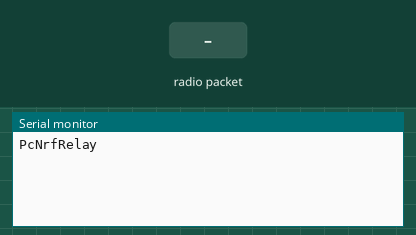
This sketch was run on a simulated Arduino Mega 2560, built with avr-gcc and run on an emulated ATmega2560. On the bench: the last lines printed to the serial monitor. The inputs (shaded band) are chosen by the test bench. No radio packets arrive unless stated.

Above: at 1.2 s.
1.3 s: radio packet "1" arrives
At 1.9 s:
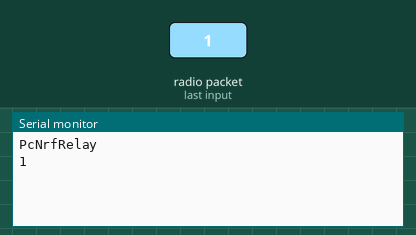
2.8 s: radio packet "0" arrives
At 4.2 s:
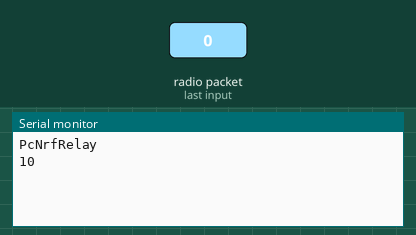

The sketch:

PcNrfRelay.ino
```cpp
#include <SPI.h>
#include <nRF24L01.h>
#include <printf.h>
#include <RF24.h>
#include <RF24_config.h>

// RF24 radio(CE,CSN);
RF24 radio(49,53);
const uint64_t pipes[2] = {0xDEDEDEDEE8LL, 0xDEDEDEDEE4LL};

boolean stringComplete = false;
String sendPayload = "";
String recvPayload = "";

void setup(void) {
  Serial.begin(115200);
  printf_begin();

  Serial.println("PcNrfRelay");
  radioInit();
  Serial.println();
  sendPayload.reserve(32);
  recvPayload.reserve(32);
}

void loop(void) {
  radioReceive();  // radio to serial
  serialReceive(); // serial to radio (AFTER PROCESS)
}

void radioInit(void){
  radio.begin();
  radio.setAutoAck(1);
  radio.enableAckPayload();
  radio.setDataRate(RF24_1MBPS);
  radio.setPALevel(RF24_PA_MAX);
  radio.setChannel(70);
  radio.enableDynamicPayloads();
  radio.setRetries(5,5);
  radio.setCRCLength(RF24_CRC_16);
  radio.openWritingPipe(pipes[0]);
  radio.openReadingPipe(1,pipes[1]);
  radio.startListening();
  radio.printDetails();
}

void serialEvent() {
  while (Serial.available()) {
    char inChar = (char)Serial.read();
    sendPayload += inChar;
    if (inChar == '\n') {
      stringComplete = true;
    }
  }
}

void radioReceive(void) {
  int len = 0;
  if ( radio.available() ) {
    len = radio.getDynamicPayloadSize();
    char buff[32]="";
    radio.read(buff,len);
    buff[len] = 0;
    buff[31] = 0;
    recvPayload += buff;
    Serial.print(recvPayload);
   // Serial.println(); Creating problem in matlab receiving (alternate)
    recvPayload = "";
  }
}
void serialReceive(void) {
  if (stringComplete) {
    // swap TX & Rx addr for writing
    radio.openWritingPipe(pipes[1]);
    radio.openReadingPipe(0,pipes[0]);
    radio.stopListening();
    char buff[32]="";
    sendPayload.toCharArray(buff,32);
    radio.write(buff,strlen(buff));
    radio.openWritingPipe(pipes[0]);
    radio.openReadingPipe(1,pipes[1]);
    radio.startListening();
    sendPayload = "";
    stringComplete = false;
  }
}
```

Measured:
- after the input at 1.3 s, the serial monitor: prints a new line at once (image 1)
- after the input at 2.8 s, the serial monitor: prints a new line at once (image 2)
